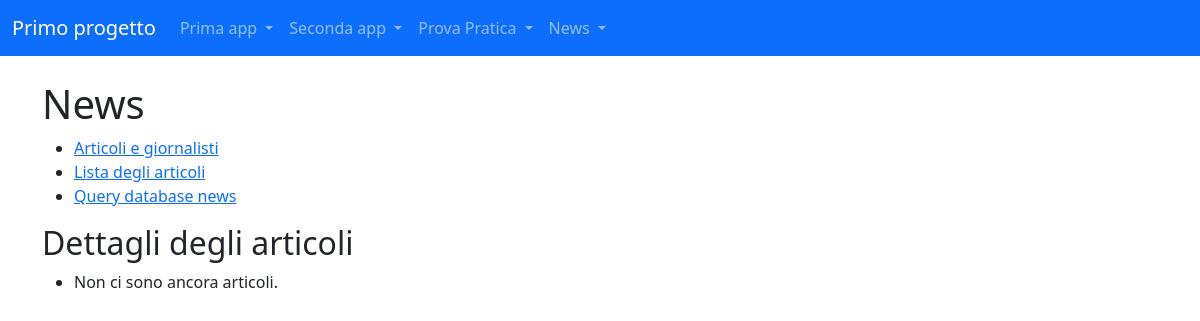
Page /news/index/ on the earlier database version.
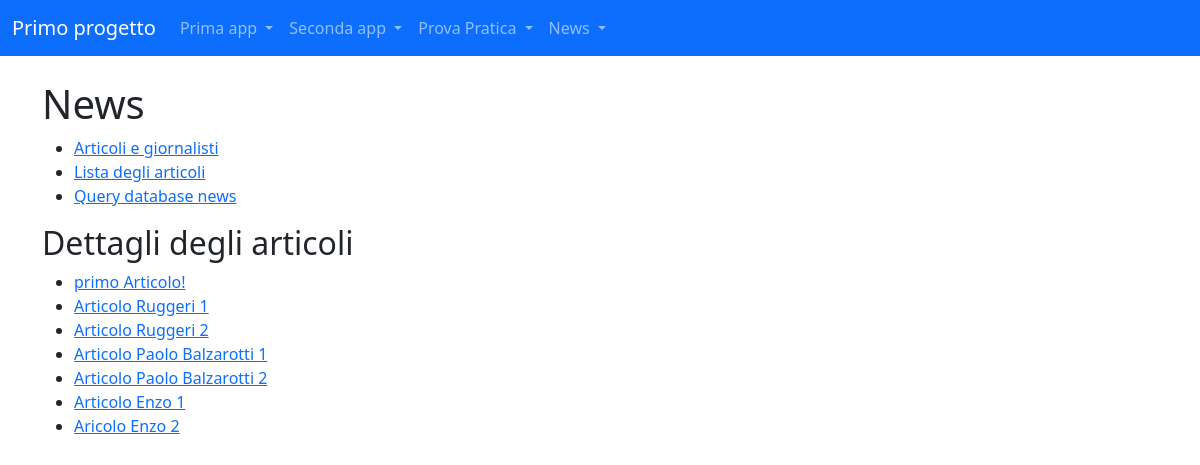
Same page on the later database version.
### news/models.py (models this page shows, shortened)
class Articolo(models.Model):
    titolo = models.CharField(max_length=100)
    contenuto = models.TextField()
    giornalista = models.ForeignKey(Giornalista, on_delete=models.CASCADE, related_name='articoli')
    data = models.DateField(null=True, blank=True)
    visualizzazioni = models.PositiveIntegerField(default=0)
    class Meta:
        verbose_name = "Articolo"
        verbose_name_plural = "Articoli"

### news/views.py (the view)
# urls.py: path("index/", index, name="index"),
def index(request):
    context = {"articoli": Articolo.objects.all()}
    return render(request, "news/index.html", context)

### news/templates/news/index.html (shortened to what this page needs)
{% extends 'base.html' %}
{% block content %}
    <h1>News</h1>
    <ul>
        <li><a href="{% url 'news:homepage' %}">Articoli e giornalisti</a></li>
        <li><a href="{% url 'news:lista_articoli' %}">Lista degli articoli</a></li>
        <li><a href="{% url 'news:query' %}">Query database news</a></li>
    </ul>
    <h2>Dettagli degli articoli</h2>
    <ul>
        {% for articolo in articoli %}
            <li><a href="{% url 'news:articolo_details' articolo.pk %}">{{ articolo.titolo }}</a></li>
        {% empty %}
            <li>Non ci sono ancora articoli.</li>
        {% endfor %}
    </ul>
{% endblock content %}

Differences in the rows shown:
added Articolo: titolo "primo Articolo!"
added Articolo: titolo "Articolo Ruggeri 1"
added Articolo: titolo "Articolo Ruggeri 2"
added Articolo: titolo "Articolo Paolo Balzarotti 1"
added Articolo: titolo "Articolo Paolo Balzarotti 2"
added Articolo: titolo "Articolo Enzo 1"
added Articolo: titolo "Aricolo Enzo 2"
Other differences:
text no longer shown: "Non ci sono ancora articoli."
